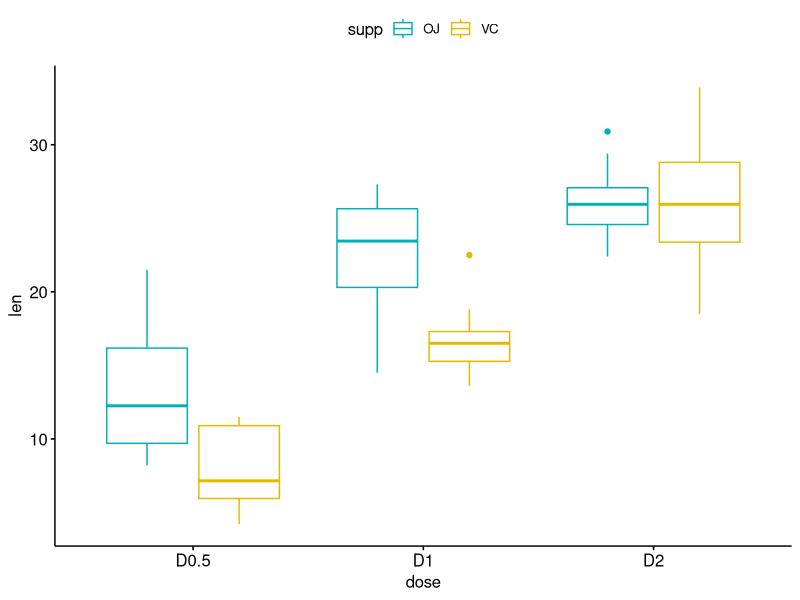
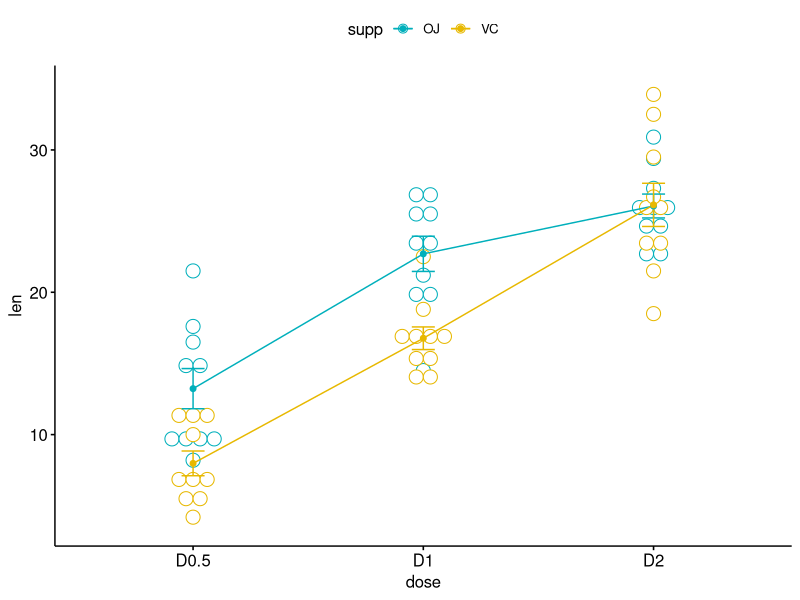

Generate these figures, in order, with R:
# ANOVA

#### packages ####
library(car)
library(dplyr)
library(ggpubr) #graph

alpha_half <- 0.975 #0.995
alpha <- 0.95


#### Creating df -------------------------------------------------------------

#setwd('C:/Users/ngyen/OneDrive/MITB/Statistical Analysis in R/Session 08 - ANOVA')
#my_data <- read.csv("ANOVA1.csv")
my_data <- data.frame("X" = c(254,263,241,237,251,234,218,235,227,216,200,222,197,206,204),
                      "Group" = c(rep("Group1",5),rep("Group2",5),rep("Group3",5)))

group_by(my_data, Group) %>% 
  summarise(count = n(), mean = mean(X),sd = sd(X))


############################ Running ANOVA ------------------------------------------------------------

# Setting up ANOVA
res.aov <- aov(X ~ Group, data = my_data)

# Summary of the analysis
summary(res.aov)


# Identify which one(s) is different from others
TukeyHSD(res.aov)

#Check the homogeneity of variance assumption
# H0: the variance across groups is equal
# H1: the variance across groups is not equal
leveneTest(X ~ Group, data = my_data)


#Check the normality assumption
aov_residuals <- residuals (object = res.aov)
shapiro.test(x = aov_residuals)


#Kruskal-Wallis Test
my_data <- PlantGrowth

my_data$group <- ordered(my_data$group,
                         levels = c("ctrl", "trt1", "trt2"))

#Kruskal-Wallis test
kruskal.test(weight ~ group, data = my_data)

#Multiple pairwise-comparison between groups
pairwise.wilcox.test(PlantGrowth$weight, PlantGrowth$group,
                     p.adjust.method = "BH")


############################ Running two-way ANOVA -----------------------------

## Null Hypothesis
# There is no difference in the means of factor A
# There is no difference in means of factor B
# There is no interaction between factors A and B

## Conduct 2-way ANOVA in order to find out whether tooth length depends on supp and dose (α = 5%).
#### load data ----
data("ToothGrowth")
my_data <- ToothGrowth
set.seed(1234)
dplyr::sample_n(my_data, 10)
str(my_data)
my_data$dose <- factor(my_data$dose, levels = c(0.5, 1, 2), labels = c("D0.5", "D1", "D2")) 
# to change data type where necessary 

#### Generate frequency/mean table ----
table(my_data$supp, my_data$dose) #frequency
group_by(my_data, supp, dose) %>% 
  summarize(
    count = n(),
    mean = mean(len, na.rm = TRUE),
    sd = sd(len, na.rm=TRUE)
  )


#### visualize data----
c_pal <- c("#00AFBB", "#E7B800")
ggboxplot(my_data, x = "dose", y="len", color = "supp", palette = c_pal )
ggline(my_data, x = "dose", y="len", color = "supp", add = c("mean_se", "dotplot"), palette = c_pal)

#### compute aov ----
## assumption that two factors are independent (additive model)
res.aov2 <- aov(len ~ supp + dose, data= my_data)
summary(res.aov2)

## two variables might interact 
res.aov3 <- aov(len ~ supp * dose, data=my_data)
summary(res.aov3)
# in the situation where the interaction is not significant you should use the additive model.


# Interpretation 
# 1) for each variable, see if statistically significant. IF p<alpha, this implies that 
#    Xi is associated with Y
# 2) check if interactionn is statistically significant. IF p<alpha then X1 and Y depends on X2
# 

#### Tukey test (pairwise check)----
# to test of features with > 2 categories
TukeyHSD(res.aov3, which = "dose")
# if p-val < alpha, then can reject null hypothesis 

#### Levene's Test (variance homogeneity) ----
leveneTest(len ~ supp*dose, data = my_data)
# if p-val > alpha, then variance across groups is not statistically significant. 
# therefore can assume homogeneity of variances. 

# Shapiro-Wilk test (normality)----
aov_residuals <- residuals(object = res.aov3)
shapiro.test((x = aov_residuals))
# if p-val < alpha --> NOT NORMAL 

############################ Running two-way ANOVA [Unequal freq] --------------
my_anova <- aov(len ~ supp * dose, data = my_data)
Anova(my_anova, type = "III")